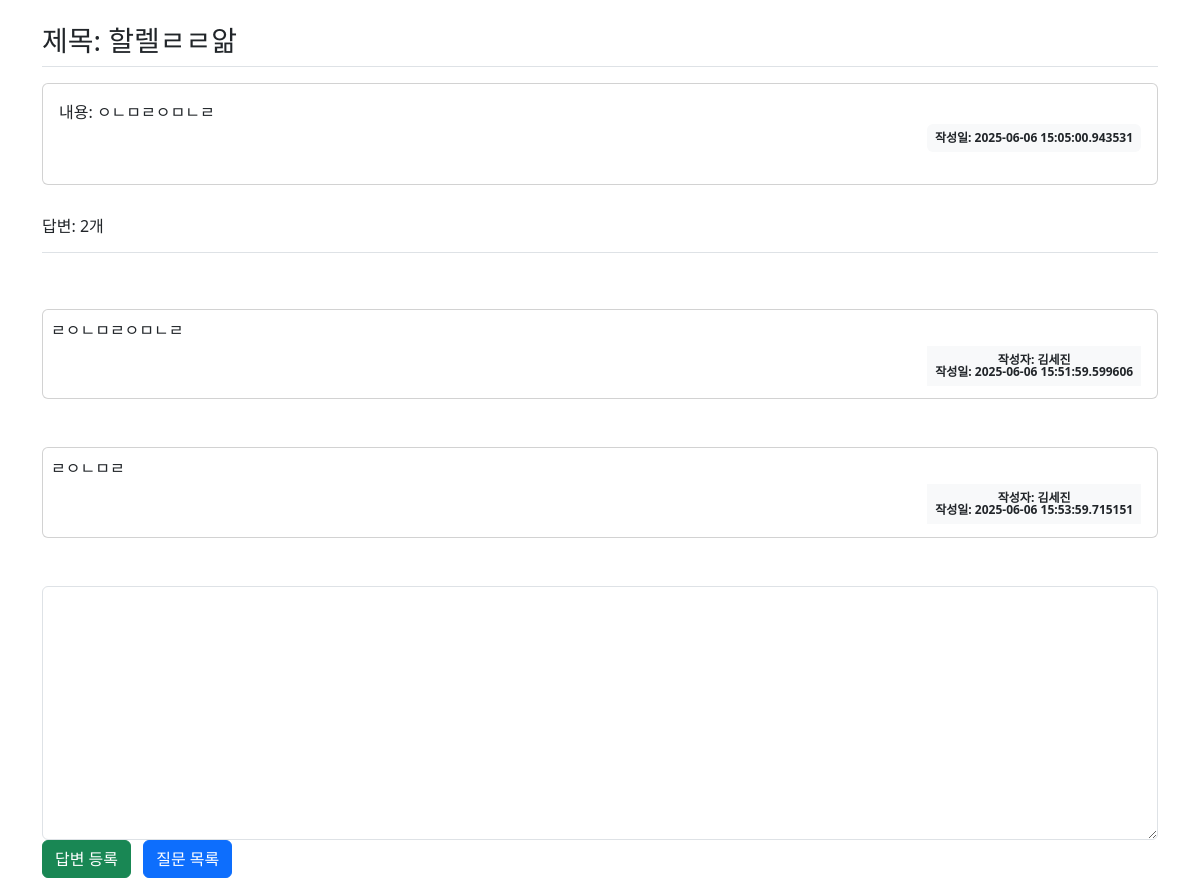
The page /question/detail/31/ (signed in) on the database its author committed.
### classtalk/models.py (models this page shows)
class Question(db.Model):
    id = db.Column(db.Integer, primary_key=True)
    subject = db.Column(db.String(200), nullable=False)
    content = db.Column(db.Text(), nullable=False)
    create_date = db.Column(db.DateTime(), nullable=False)
    user_id = db.Column(db.Integer, db.ForeignKey('user.id', ondelete='CASCADE'), nullable=False)
    user = db.relationship('User', backref=db.backref('question_set'))
    modify_date = db.Column(db.DateTime(), nullable=True)
    is_anonymous = db.Column(db.Boolean, default=False)  # 익명 여부 추가

class Answer(db.Model):
    id = db.Column(db.Integer, primary_key=True)
    question_id = db.Column(db.Integer, db.ForeignKey('question.id', ondelete='CASCADE'))
    question = db.relationship('Question', backref=db.backref('answer_set'))
    content = db.Column(db.Text(), nullable=False)
    create_date = db.Column(db.DateTime(), nullable=False)
    user_id = db.Column(db.Integer, db.ForeignKey('user.id', ondelete='CASCADE'), nullable=False)
    user = db.relationship('User', backref=db.backref('answer_set'))
    modify_date = db.Column(db.DateTime(), nullable=True)

class User(db.Model):
    id = db.Column(db.Integer, primary_key=True)
    username = db.Column(db.String(150), unique=True, nullable=False)
    password = db.Column(db.String(200), nullable=False)
    email = db.Column(db.String(120), unique=True, nullable=False)

### classtalk/views/question_views.py (the view)
@bp.route('/detail/<int:question_id>/')
def detail(question_id):
    form = AnswerForm()
    q = Question.query.get_or_404(question_id)
    return render_template('question/question_detail.html', question=q, form=form)

### classtalk/forms.py
class AnswerForm(FlaskForm):
    content = TextAreaField('내용', validators=[DataRequired('내용은 필수입력 항목입니다.')])

### classtalk/views/auth_views.py (called while the page is built)
@bp.before_app_request
def load_logged_in_user():
    user_id = session.get('user_id')
    if user_id is None:
        g.user = None
    else:
        g.user = User.query.get(user_id)

### classtalk/templates/question/question_detail.html (shortened to what this page needs)
<!DOCTYPE html>
<html lang="en">
<head>
    <link href="https://cdn.jsdelivr.net/npm/bootstrap@5.3.5/dist/css/bootstrap.min.css" rel="stylesheet">
</head>
<div class="container my-3">
<body>
    <h3 class="border-bottom py-2">
        제목: {{ question.subject }}
    </h3>
    <div class="card my-3">
        <div class="card-body">
            <div class="card-text">
                내용: {{ question.content }}
            </div>
            <div class="d-flex justify-content-end">
                {% if question.modify_date %}
                <div class="badge bg-light text-dark p-2 text-start mx-3">
                <div class="mb-2">수정: {{ question.modify_date }}</div>
                </div>
                {% else %}
                <div class="badge bg-light text-dark p-2">
                    작성일: {{ question.create_date }}
                </div>
                {% endif %}
            </div>
        </div>
    </div>
    <h6 class="border-bottom py-3">답변: {{ question.answer_set|length }}개</h6>
    <div style="white-space: pre-line;">
        {% for answer in question.answer_set %}
        <div class="card p-2">
            {{ answer.content }}
            <div class="card-body badge d-flex justify-content-end">
                <div class="bg-light text-dark p-2" text-start>
                    <div> 작성자: {{ answer.user.username }} </div>
                    <div> 작성일: {{answer.create_date}}</div>
                </div>
            </div>
        </div>
        {% endfor %}
    </div>
    <form action="{{ url_for('answer.create', question_id=question.id) }}" method="post">
        <div>
            <textarea {% if not g.user %}disabled{% endif %}
                      name="content"
                      id="content"
                      class="form-control"
                      rows="10"></textarea>
        </div>
        <input type="submit" value="답변 등록" class ="btn btn-success">
        <a href="{{ url_for('question._list') }}" class="btn btn-primary ms-2">질문 목록</a>
    </form>
</body>
</div>
</html>

### rows shown on the page
Question: subject "할렐ㄹㄹ앎", content "ㅇㄴㅁㄹㅇㅁㄴㄹ", create_date "2025-06-06 15:05:00.943531"
Answer: content "ㄹㅇㄴㅁㄹㅇㅁㄴㄹ", user.username "김세진", create_date "2025-06-06 15:51:59.599606"
Answer: content "ㄹㅇㄴㅁㄹ", user.username "김세진", create_date "2025-06-06 15:53:59.715151"

### other values the page prints
{{ question.answer_set|length }} "2"
